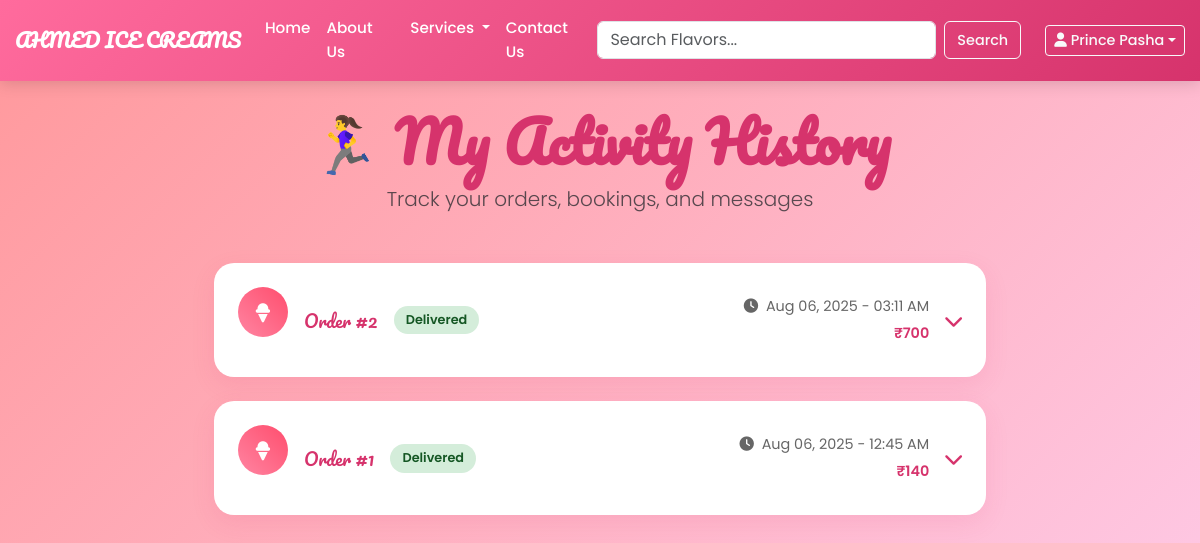
The page /activity/ (signed in) on the database its author committed.
### home/models.py (models this page shows, shortened)
class Order(models.Model):
    user = models.ForeignKey(User, on_delete=models.SET_NULL, null=True, blank=True) #added user field and this on_delete=null is given when a user delets the account the data will be stored in the database but it will be null and it cannot be used again by the user with that account
    order_number = models.PositiveIntegerField(default=1)
    created_at = models.DateTimeField(auto_now_add=True)
    total_amount = models.PositiveIntegerField()
    items_summary = models.TextField(default="")  # Contains everything including total items
    status = models.CharField(max_length=20, default='Delivered')  # NEW - Added status tracking
    class Meta:
        unique_together = ('user','order_number') #this here is added for every new user the order will start from the 1st as he is ordering it for the first time
        ordering = ['-order_number']

### home/views.py (the view)
# urls.py: path('activity/', views.my_activity, name='my_activity'),
@login_required(login_url='/login/')
def my_activity(request):
    orders = Order.objects.filter(user=request.user).order_by('-created_at')
    bookings = ServiceBooking.objects.filter(user=request.user).order_by('-date')
    messages = Contact.objects.filter(user=request.user).order_by('-date')
    for o in orders: o.activity_type = 'order'
    for b in bookings: b.activity_type = 'service'
    for m in messages: m.activity_type = 'message'
    timeline = list(orders) + list(bookings) + list(messages)
    return render(request, 'my_activity.html', {
        'timeline': timeline,
        'total_orders': orders.count(),
        'total_bookings': bookings.count(),
        'total_messages': messages.count()
    })

### home/context_processors.py (called while the page is built)
def cart_context(request):
    cart = request.session.get('cart', [])
    total_items = sum(item['quantity'] for item in cart)
    cart_count = len(cart)
    return {
        'cart_item_count': total_items,
        'cart_count': cart_count
    }

### templates/my_activity.html (shortened to what this page needs)
{% extends "base.html" %}
{% block body %}
<section class="activity-section" style="background: linear-gradient(135deg, #ff9a9e 0%, #fecfef 100%); min-height: 100vh; padding: 2rem 0;">
    <div class="container">
        <div class="text-center mb-5">
            <h1 class="display-4 fw-bold" style="font-family: 'Pacifico', cursive; color: #d6336c;">
                🏃‍♀️ My Activity History
            </h1>
            <p class="lead text-muted">Track your orders, bookings, and messages</p>
        </div>
        <div class="row justify-content-center">
            <div class="col-lg-8">
                {% for activity in timeline %}
                <div class="activity-card activity-{{ activity.activity_type }}">
                    <div class="activity-icon">
                        {% if activity.activity_type == 'order' %}
                            <i class="fas fa-ice-cream"></i>
                        {% elif activity.activity_type == 'service' %}
                            <i class="fas fa-calendar-check"></i>
                        {% else %}
                            <i class="fas fa-envelope"></i>
                        {% endif %}
                    </div>
                    <div class="activity-content">
                        <div class="activity-header" onclick="toggleDetails({{ forloop.counter }})">
                            <div class="header-left">
                                <h5 class="activity-title">
                                    {% if activity.activity_type == 'order' %}
                                        Order #{{ activity.order_number }}
                                    {% elif activity.activity_type == 'service' %}
                                        {{ activity.service_type|title }} Booking
                                    {% else %}
                                        Message from {{ activity.name }}
                                    {% endif %}
                                </h5>
                                <div class="activity-status status-{{ activity.status|lower }}">
                                    {{ activity.status }}
                                </div>
                            </div>
                            <div class="header-right">
                                <div class="activity-meta">
                                    <span class="activity-date">
                                        <i class="fas fa-clock me-1"></i>
                                        {% if activity.activity_type == 'order' %}
                                            {{ activity.created_at|date:"M d, Y - h:i A" }}
                                        {% else %}
                                            {{ activity.date|date:"M d, Y" }}
                                        {% endif %}
                                    </span>
                                    {% if activity.activity_type == 'order' %}
                                        <span class="activity-amount">₹{{ activity.total_amount }}</span>
                                    {% elif activity.activity_type == 'service' %}
                                        <span class="activity-amount">{{ activity.budget_range }}</span>
                                    {% endif %}
                                </div>
                                <i class="fas fa-chevron-down dropdown-arrow" id="arrow-{{ forloop.counter }}"></i>
                            </div>
                        </div>
                    </div>
                </div>
                {% empty %}
                <div class="no-activity-card">
                    <i class="fas fa-history"></i>
                    <h4>No Activity Yet</h4>
                    <p>Start by placing an order or booking our services!</p>
                </div>
                {% endfor %}
            </div>
        </div>
    </div>
</section>
{% endblock %}

### templates/base.html (shortened to what this page needs)
<!DOCTYPE html>
<html lang="en">
<head>
  <link href="https://cdn.jsdelivr.net/npm/bootstrap@5.3.2/dist/css/bootstrap.min.css" rel="stylesheet">
  <link rel="stylesheet" href="https://cdnjs.cloudflare.com/ajax/libs/font-awesome/6.0.0/css/all.min.css">
</head>
<body>
  <nav class="navbar navbar-expand-lg navbar-dark " style="background: linear-gradient(135deg, #ff6b9d 0%, #d6336c 100%);">
    <div class="container-fluid">
      <a class="navbar-brand" href="{% url 'home' %}" style="font-family: 'Pacifico', cursive; color: #ffffff;">AHMED ICE CREAMS</a>
      <div class="collapse navbar-collapse justify-content-between" id="navbarNavDropdown">
        <ul class="navbar-nav">
          <li class="nav-item">
            <a class="nav-link active" href="{% url 'home' %}">Home</a>
          </li>
          <li class="nav-item">
            <a class="nav-link active" href="/about">About Us</a>
          </li>
          <li class="nav-item dropdown">
            <a class="nav-link active dropdown-toggle" href="/services" role="button" data-bs-toggle="dropdown">
              Services
            </a>
          </li>
          <li class="nav-item">
            <a class="nav-link active" href="/contact">Contact Us</a>
          </li>
        </ul>
        <div class="d-flex align-items-center mobile-vertical-container">
          <form class="d-flex me-3 search-form-container" role="search" action="{% url 'home' %}" method="GET">
            <input class="form-control me-2" type="search" placeholder="Search Flavors..." name="q" value="{{ query|default:'' }}" aria-label="Search">
            <button class="btn btn-outline-light" type="submit">Search</button>
          </form>
          <div class="ms-1 auth-buttons-container">
{% if user.is_authenticated %}
<div class="dropdown ms-1">
  <button class="btn btn-outline-light btn-sm dropdown-toggle d-flex align-items-center"
          type="button" id="userMenu"
          data-bs-toggle="dropdown" aria-expanded="false">
      <i class="fas fa-user me-1"></i>{{ user.first_name|default:user.username }}
  </button>
</div>
{% else %}
<div class="auth-buttons-container ms-1">
  <a href="{% url 'login' %}"    class="btn btn-outline-success btn-sm">Login</a>
  <a href="{% url 'register' %}" class="btn btn-primary btn-sm ms-2">Sign Up</a>
</div>
{% endif %}
          </div>
        </div>
      </div>
    </div>
  </nav>
  {% block body %}{% endblock body %}
</body>
</html>

### templates/base.html (style rules this page uses)
* { -webkit-font-smoothing: antialiased; -moz-osx-font-smoothing: grayscale; text-rendering: optimizeLegibility; box-sizing: border-box; }
html { -webkit-text-size-adjust: 100%; -ms-text-size-adjust: 100%; font-size: 16px; width: 100%; overflow-x: hidden; position: relative; }
body { font-family: 'Poppins', sans-serif; font-weight: 400; line-height: 1.6; -webkit-font-smoothing: antialiased; -moz-osx-font-smoothing: grayscale; text-rendering: optimizeLegibility; width: 100%; overflow-x: hidden; position: relative; }
.container, .container-fluid { max-width: 100%; padding-left: 15px; padding-right: 15px; margin-left: auto; margin-right: auto; }
.navbar-brand { font-size: 1.2rem; font-weight: 600; }
.nav-link { font-size: 0.95rem; font-weight: 500; }
.btn { font-size: 0.9rem; font-weight: 500; }
.navbar, .navbar-collapse, .btn, .form-control { transform: none !important; -webkit-transform: none !important; will-change: auto; }
.navbar { position: fixed !important; top: 0 !important; left: 0 !important; right: 0 !important; width: 100% !important; z-index: 1030 !important; transition: all 0.3s ease !important; box-shadow: 0 2px 15px rgba(0,0,0,0.15) !important; }
body { padding-top: 76px !important; }
.navbar { animation: slideDown 0.5s ease-out; }

### templates/my_activity.html (style rules this page uses)
.activity-section .activity-card { background: white; border-radius: 20px; box-shadow: 0 8px 25px rgba(214, 51, 108, 0.1); transition: all 0.3s ease; padding: 1.5rem; margin-bottom: 1.5rem; display: flex; gap: 1rem; }
.activity-section .activity-icon { width: 50px; height: 50px; border-radius: 50%; display: flex; align-items: center; justify-content: center; font-size: 1.2rem; color: white; flex-shrink: 0; }
.activity-section .activity-order .activity-icon { background: linear-gradient(45deg, #ff85a2, #ff4d6d); }
.activity-section .activity-content { flex: 1; }
.activity-section .activity-header { display: flex; justify-content: space-between; align-items: center; cursor: pointer; padding: 0.5rem 0; transition: all 0.3s ease; }
.activity-section .header-left { display: flex; align-items: center; gap: 1rem; }
.activity-section .header-right { display: flex; align-items: center; gap: 1rem; }
.activity-section .activity-title { color: #d6336c; font-family: 'Pacifico', cursive; margin: 0; font-size: 1.1rem; }
.activity-section .activity-status { padding: 0.25rem 0.75rem; border-radius: 15px; font-size: 0.8rem; font-weight: 600; }
.activity-section .status-delivered, .activity-section .status-received { background: #d4edda; color: #155724; }
.activity-section .activity-meta { display: flex; flex-direction: column; align-items: flex-end; font-size: 0.9rem; color: #666; gap: 0.25rem; }
.activity-section .activity-amount { font-weight: 600; color: #d6336c; }
.activity-section .dropdown-arrow { color: #d6336c; font-size: 1.2rem; transition: transform 0.3s ease; cursor: pointer; }

### rows shown on the page
Order: order_number "2", status "Delivered", created_at "Aug 06, 2025 - 03:11 AM", total_amount "700"
Order: order_number "1", status "Delivered", created_at "Aug 06, 2025 - 12:45 AM", total_amount "140"

### other values the page prints
{{ user.first_name|default:user.username }} "Prince Pasha"
